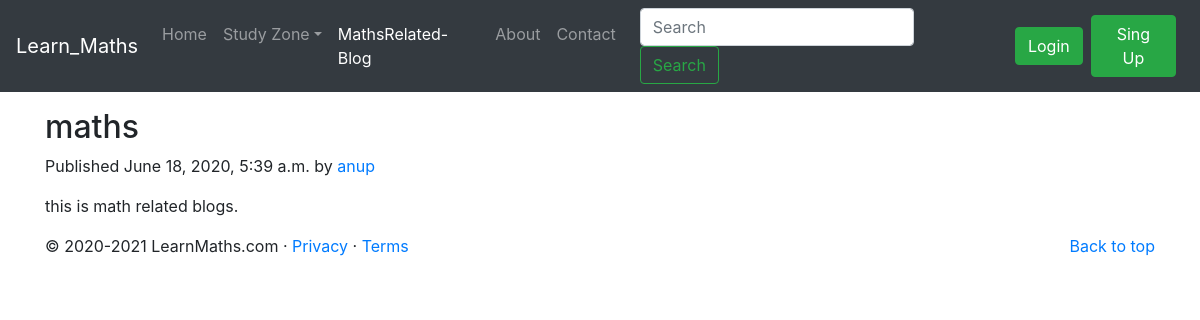
/blog/first-post, run on the app's committed database.
### blog/models.py (models this page shows, shortened)
class Post(models.Model):
    sno = models.AutoField(primary_key=True)
    title= models.CharField(max_length=125)
    content= models.TextField()
    author= models.CharField(max_length=13)
    slug= models.CharField(max_length=13)
    timeStamp=models.DateTimeField()

### blog/views.py (the view)
# urls.py: path('<str:slug>', views.blogPost, name='blogPost'),
def blogPost(request, slug):
    post = Post.objects.filter(slug=slug).first()
    context = { 'post': post }
    return render(request, "blog/blogPost.html", context)

### templates/blog/blogPost.html (shortened to what this page needs)
{% extends 'base.html' %}
{% block blogactive %} active {% endblock blogactive %}
{% block body %}
<div class="container my-3">
        <h2 class="blog-post-title">{{post.title}}</h2>
        <p class="blog-post-meta">Published {{post.timeStamp}} by <a href="/about">{{post.author}}</a></p>
        <p>{{post.content}}</p>
</div>
{% endblock body %}

### data on the page
Post: title "maths", timeStamp "June 18, 2020, 5:39 a.m.", author "anup", content "this is math related blogs."
